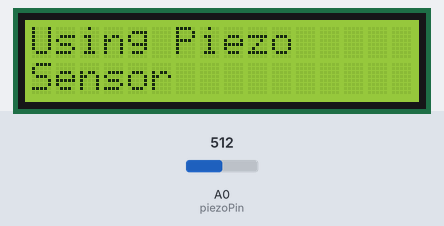
Recording of a sketch running on a simulated Arduino Uno, built with avr-gcc and run on an emulated ATmega328P. Parts: 16×2 character LCD. Inputs (shaded band) come from the test bench; at power-on: A0 (piezoPin) = 512.

Above: at 2.2 s.
At 5.3 s:
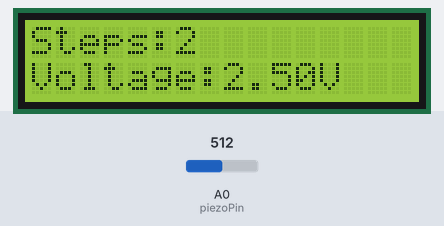
5.4 s: A0 (piezoPin) set to 306
At 6.4 s:
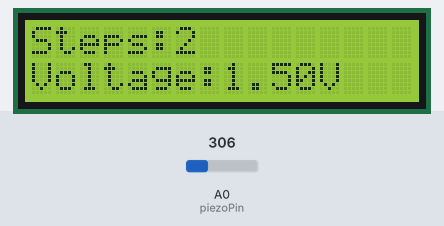
7.2 s: A0 (piezoPin) set to 511
At 8.0 s:
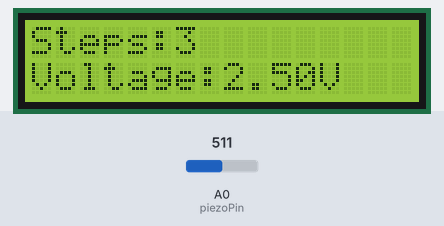
9.9 s: A0 (piezoPin) set to 716
At 11.6 s:
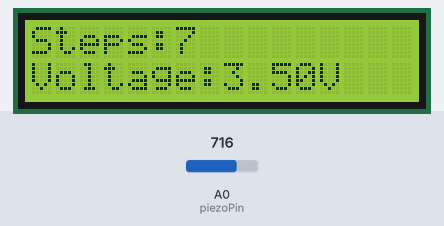
Timing chart, 0 to 13.1 s (numbered marks = the images above; inputs shaded):
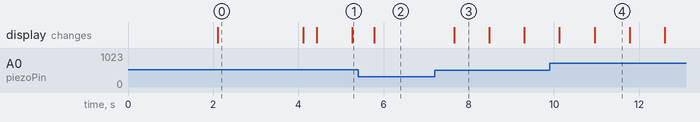

The sketch:

Footstep_Power.ino
```cpp
// Final Arduino Code for Smart Footsteps Power Generation System
#include <Wire.h>
#include <LiquidCrystal_I2C.h>

// Set the LCD address to 0x27 or 0x3F (most common) for a 16 chars and 2 line display
LiquidCrystal_I2C lcd(0x27, 16, 2); // 0x27 is common, change to 0x3F if needed

int piezoPin = A0; // Piezo output connected to A0
int steps = 0;     // Step counter
float voltage = 0; // Voltage value

void setup() {
  lcd.init();        // Initialize the LCD
  lcd.backlight();   // Turn on backlight

  // Welcome message
  lcd.setCursor(0, 0);
  lcd.print("Footstep Power");
  lcd.setCursor(0, 1);
  lcd.print("Generation");

  delay(2000); // wait for 2 seconds

  lcd.clear();
  lcd.setCursor(0, 0);
  lcd.print("Using Piezo");
  lcd.setCursor(0, 1);
  lcd.print("Sensor");

  delay(2000); // wait for 2 seconds

  lcd.clear(); // Ready for live display
}

void loop() {
  int sensorValue = analogRead(piezoPin);

  // Convert analog reading to voltage
  voltage = sensorValue * (5.0 / 1023.0);

  // If voltage exceeds threshold, count as a footstep
  if (voltage > 1.5) {
    steps++;
    delay(300); // debounce delay
  }

  // Display Steps and Voltage
  lcd.setCursor(0, 0);
  lcd.print("Steps:");
  lcd.print(steps);
  lcd.print("   "); // Clear extra digits

  lcd.setCursor(0, 1);
  lcd.print("Voltage:");
  lcd.print(voltage);
  lcd.print("V ");

  delay(500); // refresh every half second
}
```

Measured:
- after the input at 7.2 s, the display: changes after 0.46 s (image 3)
- what the display in image 0 shows lasts 2.0 s, from 2.1 s to 4.1 s
- what the display in image 3 shows lasts 0.8 s, from 7.7 s to 8.5 s
